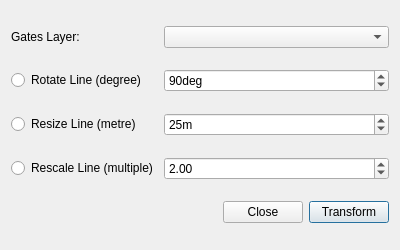
<?xml version="1.0" encoding="UTF-8"?>
<ui version="4.0">
 <class>NetworkTransformerDialogBase</class>
 <widget class="QDialog" name="NetworkTransformerDialogBase">
  <property name="enabled">
   <bool>true</bool>
  </property>
  <property name="geometry">
   <rect>
    <x>0</x>
    <y>0</y>
    <width>400</width>
    <height>250</height>
   </rect>
  </property>
  <property name="minimumSize">
   <size>
    <width>400</width>
    <height>250</height>
   </size>
  </property>
  <property name="windowTitle">
   <string>GateTransformer</string>
  </property>
  <layout class="QGridLayout" name="gridLayout">
   <item row="4" column="0">
    <widget class="QRadioButton" name="resize_radio">
     <property name="text">
      <string>Resize Line (metre)</string>
     </property>
    </widget>
   </item>
   <item row="3" column="0">
    <widget class="QRadioButton" name="rotate_radio">
     <property name="text">
      <string>Rotate Line (degree)</string>
     </property>
    </widget>
   </item>
   <item row="6" column="3">
    <widget class="QPushButton" name="run_button">
     <property name="sizePolicy">
      <sizepolicy hsizetype="Maximum" vsizetype="Fixed">
       <horstretch>0</horstretch>
       <verstretch>0</verstretch>
      </sizepolicy>
     </property>
     <property name="text">
      <string>Transform</string>
     </property>
    </widget>
   </item>
   <item row="0" column="0">
    <widget class="QLabel" name="label">
     <property name="text">
      <string>Gates Layer:</string>
     </property>
    </widget>
   </item>
   <item row="5" column="0">
    <widget class="QRadioButton" name="rescale_radio">
     <property name="text">
      <string>Rescale Line (multiple)</string>
     </property>
    </widget>
   </item>
   <item row="3" column="1" colspan="3">
    <widget class="QSpinBox" name="rotate_spinBox">
     <property name="suffix">
      <string>deg</string>
     </property>
     <property name="maximum">
      <number>360</number>
     </property>
     <property name="singleStep">
      <number>5</number>
     </property>
     <property name="value">
      <number>90</number>
     </property>
    </widget>
   </item>
   <item row="0" column="1" colspan="3">
    <widget class="QComboBox" name="comboBox"/>
   </item>
   <item row="4" column="1" colspan="3">
    <widget class="QSpinBox" name="resize_spinBox">
     <property name="suffix">
      <string>m</string>
     </property>
     <property name="maximum">
      <number>1000000000</number>
     </property>
     <property name="singleStep">
      <number>5</number>
     </property>
     <property name="value">
      <number>25</number>
     </property>
    </widget>
   </item>
   <item row="5" column="1" colspan="3">
    <widget class="QDoubleSpinBox" name="rescale_spinBox">
     <property name="maximum">
      <double>1000000000.000000000000000</double>
     </property>
     <property name="singleStep">
      <double>0.250000000000000</double>
     </property>
     <property name="value">
      <double>2.000000000000000</double>
     </property>
    </widget>
   </item>
   <item row="6" column="2">
    <widget class="QPushButton" name="close_button">
     <property name="sizePolicy">
      <sizepolicy hsizetype="Maximum" vsizetype="Fixed">
       <horstretch>0</horstretch>
       <verstretch>0</verstretch>
      </sizepolicy>
     </property>
     <property name="text">
      <string>Close</string>
     </property>
    </widget>
   </item>
  </layout>
 </widget>
 <resources/>
 <connections/>
</ui>
